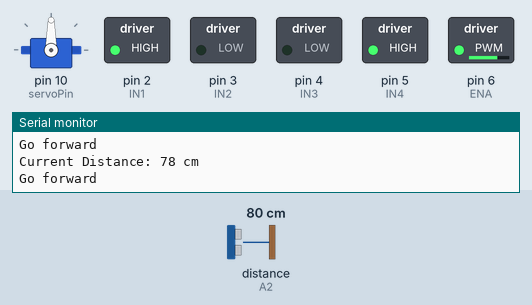
Simulated run of this sketch. Board: Arduino Uno, built with avr-gcc and run on an emulated ATmega328P. Parts: servo, switched loads named in the sketch (green lamp = pin HIGH), the last lines printed to the serial monitor. Wiring (inferred from the names in the program): ultrasonic range finder: trigger A1; echo A2. Dashed ring = blinking. The inputs (shaded band) are chosen by the test bench; at power-on: distance to the obstacle (sensor on A2) 80 cm. The echo pulse lasts 58.3 µs per cm; pins used as bus, display or sensor lines are not drawn.

Above: at 1.2 s.
1.3 s: distance to the obstacle (sensor on A2) set to 25 cm
2.8 s: distance to the obstacle (sensor on A2) set to 20 cm
At 5.19 s:
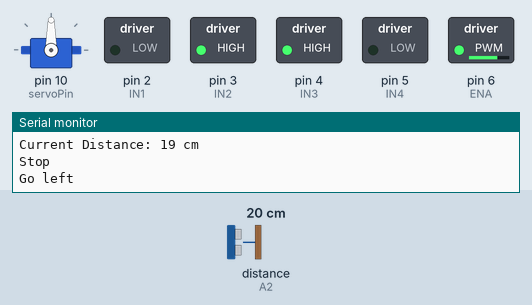
5.8 s: distance to the obstacle (sensor on A2) set to 35 cm
At 7.1 s:
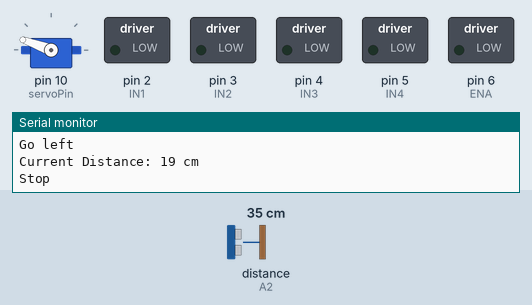
8.8 s: distance to the obstacle (sensor on A2) set to 2 cm
At 9.6 s:
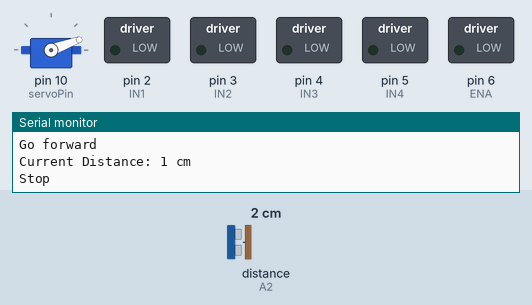
Timing chart, 0 to 12.8 s (numbered marks = the images above; inputs shaded):
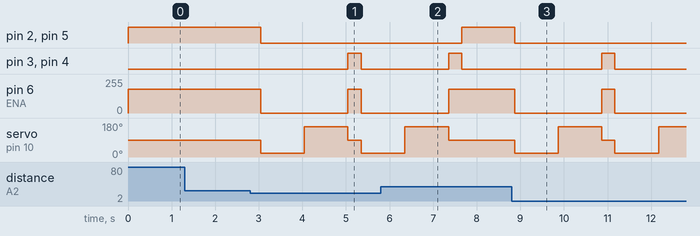

The sketch:

B_Ultrasonic_function.ino
```cpp
#include <Servo.h>

// Define pin connections
const int trigPin = A1;    // Ultrasonic sensor trigger pin
const int echoPin = A2;    // Ultrasonic sensor echo pin
const int servoPin = 10;    // Servo motor pin
int ENA = 6;  // PWM pin to control speed of Motor A
int IN1 = 2;  // Motor A IN1
int IN2 = 3;  // Motor A IN2
int ENB = 10; // PWM pin to control speed of Motor B
int IN3 = 4;  // Motor B IN3
int IN4 = 5;  // Motor B IN4

// Distance threshold for detecting obstacles
const int distanceThreshold = 20; // Distance in cm to trigger obstacle avoidance

Servo myServo; // Create servo object

void setup() {
  // Initialize pins
  pinMode(trigPin, OUTPUT);
  pinMode(echoPin, INPUT);
  pinMode(ENA, OUTPUT);
  pinMode(IN1, OUTPUT);
  pinMode(IN2, OUTPUT);
  pinMode(ENB, OUTPUT);
  pinMode(IN3, OUTPUT);
  pinMode(IN4, OUTPUT);
//
//  // Attach the servo to the specified pin
  myServo.attach(servoPin);
  myServo.write(90);

  // Set initial speed for both motors
  analogWrite(ENA, 180); // Speed for Motor A (0-255)
  analogWrite(ENB, 150); // Speed for Motor B (0-255)

  // Begin serial communication for debugging
  Serial.begin(9600);
}

void loop() {
  int distance = getDistance();  // Get the distance from the ultrasonic sensor

  // Print the distance to the Serial Monitor
  Serial.print("Current Distance: ");
  Serial.print(distance);
  Serial.println(" cm");

  if (distance > distanceThreshold) {
    // No obstacle detected, move forward
    GoForward();
  } else {
    // Obstacle detected, stop and change direction
    avoidObstacle();
  }

  delay(300);  // Small delay for sensor stability
//GoForward();
}

// Function to get distance from the ultrasonic sensor
int getDistance() {
  // Send a 10us pulse to the trigger pin
  digitalWrite(trigPin, LOW);
  delayMicroseconds(2);
  digitalWrite(trigPin, HIGH);
  delayMicroseconds(10);
  digitalWrite(trigPin, LOW);

  // Measure the pulse duration on the echo pin
  long duration = pulseIn(echoPin, HIGH);

  // Calculate the distance in cm
  int distance = duration * 0.034 / 2;

  // Return the calculated distance
  return distance;
}

// Function to avoid obstacles
void avoidObstacle() {
  Stop();   // Stop the car
  myServo.write(20);   // Look to the right
  delay(1000);
  int distanceRight = getDistance();

  myServo.write(160);    // Look to the left
  delay(1000);
  int distanceLeft = getDistance();

  // Compare distances and turn in the direction with more space
  if (distanceLeft >= distanceRight) {
    GoLeft();  // Turn left if left has more space
  } else {
    GoRight(); // Turn right if right has more space
  }

  myServo.write(90); // Reset the servo to the front
}

// Placeholder movement functions (implement these as needed)
void GoForward() {
  // Your code to move the car forward
  Serial.println("Go forward");
  analogWrite(ENA, 180); // Speed for Motor A (0-255)
  analogWrite(ENB, 150); // Speed for Motor B (0-255)
  digitalWrite(IN1, HIGH);
  digitalWrite(IN2, LOW);
  digitalWrite(IN3, LOW);
  digitalWrite(IN4, HIGH);
}

void GoLeft() {
  Serial.println("Go left");
  analogWrite(ENA, 180); // Set speed for Motor A
  analogWrite(ENB, 180); // Set speed for Motor B

  digitalWrite(IN1, LOW);
  digitalWrite(IN2, HIGH); // Motor A backward
  digitalWrite(IN3, HIGH);
  digitalWrite(IN4, LOW);  // Motor B forward
}


void GoRight() {
  Serial.println("Go right");
  // Your code to turn the car right
  analogWrite(ENA, 100);
  analogWrite(ENB, 200);
  digitalWrite(IN1, HIGH);
  digitalWrite(IN2, LOW);
  digitalWrite(IN3, HIGH);
  digitalWrite(IN4, LOW);
}

void Stop() {
  Serial.println("Stop");
  // Your code to stop the car
  analogWrite(ENA, 0); // Stop Motor A
  analogWrite(ENB, 0); // Stop Motor B
  digitalWrite(IN1, LOW);
  digitalWrite(IN2, LOW);
  digitalWrite(IN3, LOW);
  digitalWrite(IN4, LOW);
}
```

Measured:
- the behaviour switches between 22 and 21 cm on distance to the obstacle (sensor on A2) (found by bisection; images 0 and 1)
- after the input at 2.8 s, pin 2 (IN1), pin 5 (IN4): HIGH → LOW after 0.24 s; pin 3 (IN2), pin 4 (IN3): LOW → HIGH after 2.2 s, → LOW 0.30 s later; pin 6 (ENA): 180/255 → 0/255 after 0.24 s, → 180/255 2.0 s later, → 0/255 0.30 s later; servo on pin 10 (servoPin): 90° → 20° after 0.24 s, → 160° 1.0 s later, → 90° 1.0 s later, → 20° 0.30 s later
- after the input at 5.8 s, pin 2 (IN1), pin 5 (IN4): LOW → HIGH after 1.9 s; pin 6 (ENA): goes on until 7.4 s, then stays 180/255; servo on pin 10 (servoPin): goes on until 7.4 s, then stays 90°
- after the input at 8.8 s, pin 2 (IN1): HIGH → LOW after 0.07 s; pin 3 (IN2): LOW → HIGH after 2.1 s, → LOW 0.30 s later
